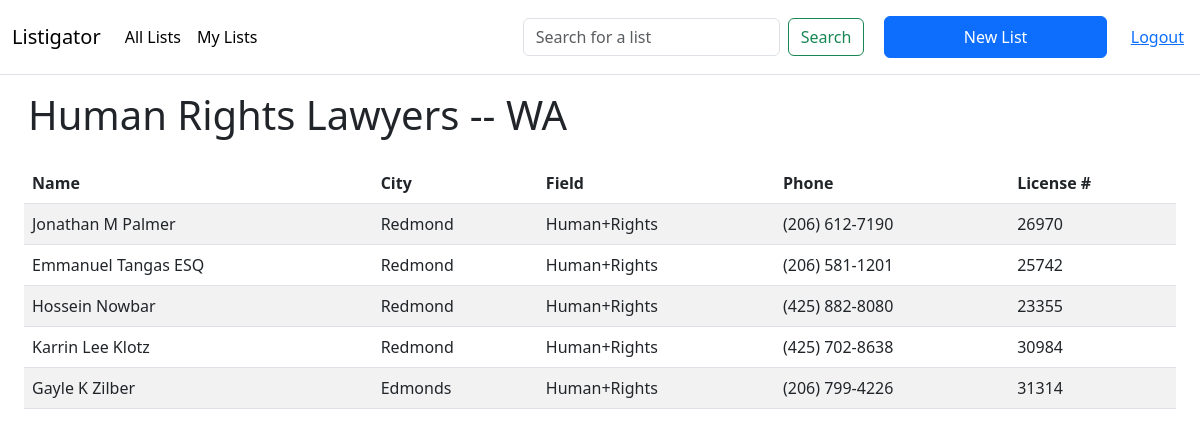
Screenshot of /list/6 (signed in) with the database file from the repository.
### listigator/models.py (models this page shows, shortened)
class List(db.Model):
    id = db.Column(db.Integer, primary_key=True)
    user_id = db.Column(db.Integer, db.ForeignKey('user.id'),
        nullable=False)
    public = db.Column(db.Boolean, nullable=False, default=False)
    title = db.Column(db.String(50), nullable=False)
    lawyers = db.relationship('Lawyer', secondary=list_lawyers, lazy='subquery',
        backref=db.backref('lists', lazy=True))

class Lawyer(db.Model):
    id = db.Column(db.Integer, primary_key=True)
    license_number =db.Column(db.Integer, nullable=False)
    name = db.Column(db.String(50), nullable=False)
    city = db.Column(db.String(50), nullable=False)
    status = db.Column(db.String(20), nullable=False)
    phone = db.Column(db.String(20), nullable=False)
    field = db.Column(db.String(20), nullable=False)

### listigator/app.py (the view)
@main.route('/list/<int:list_id>')
@login_required
def list(list_id):
    list_to_show = List.query.get(list_id)
    lawyers = list_to_show.lawyers
    title = list_to_show.title
    return render_template('main/list.html', lawyers = lawyers, title=title)

### listigator/auth.py (called while the page is built)
def login_required(route):
    @functools.wraps(route)
    def wrapped_route(**kwargs):
        if session.get('user_id') is None:
            return redirect(url_for('auth.login'))
        return route(**kwargs)
    return wrapped_route

### listigator/templates/main/list.html (shortened to what this page needs)
{% extends 'main/layout.html' %}
{% block main %}
<h1 class="p-3">{{ title }}</h1>
{% if lawyers %}
<div class="container-fluid">
    <table class='table ph-3 bg-light table-striped'>
        <thead>
            <tr>
                <th scope="col">Name</th>
                <th scope="col">City</th>
                <th scope="col">Field</th>
                <th scope="col">Phone</th>
                <th scope="col">License #</th>
            </tr>
        </thead>
        <tbody>
            {% for lawyer in lawyers %}
            <tr class='p-3'>
                <td class='city'>{{lawyer.city}}</td>
                <td class='field'>{{lawyer.field}}</td>
                <td class='license_number'>{{lawyer.license_number}}</td>
                <td class='name'>{{lawyer.name}}</td>
                <td class='phone'>{{lawyer.phone}}</td>
            </tr>
            {% endfor %}
        </tbody>
    </table>
</div>
{% else %}
    <p>This list is empty</p>
{% endif %}
{% endblock %}

### listigator/static/css/style.css (style rules this page uses)
:root { --primary: #00356b; --secondary: #287dc0; --tertiary: #63aaff; --grey: lightgrey; --white: #fff; }

### rows the page displays
List: title "Human Rights Lawyers -- WA"
Lawyer: city "Jonathan M Palmer", field "Redmond", license_number "Human+Rights", name "(206) 612-7190", phone "26970"
Lawyer: city "Emmanuel Tangas ESQ", field "Redmond", license_number "Human+Rights", name "(206) 581-1201", phone "25742"
Lawyer: city "Hossein Nowbar", field "Redmond", license_number "Human+Rights", name "(425) 882-8080", phone "23355"
Lawyer: city "Karrin Lee Klotz", field "Redmond", license_number "Human+Rights", name "(425) 702-8638", phone "30984"
Lawyer: city "Gayle K Zilber", field "Edmonds", license_number "Human+Rights", name "(206) 799-4226", phone "31314"
